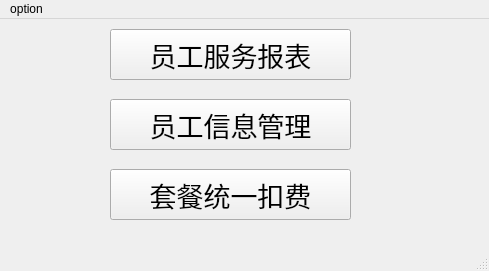
<?xml version="1.0" encoding="UTF-8"?>
<ui version="4.0">
 <class>adminwin</class>
 <widget class="QMainWindow" name="adminwin">
  <property name="geometry">
   <rect>
    <x>0</x>
    <y>0</y>
    <width>489</width>
    <height>271</height>
   </rect>
  </property>
  <property name="windowTitle">
   <string>MainWindow</string>
  </property>
  <widget class="QWidget" name="centralwidget">
   <widget class="QPushButton" name="pushButton">
    <property name="geometry">
     <rect>
      <x>110</x>
      <y>10</y>
      <width>241</width>
      <height>51</height>
     </rect>
    </property>
    <property name="font">
     <font>
      <pointsize>20</pointsize>
     </font>
    </property>
    <property name="text">
     <string>员工服务报表</string>
    </property>
   </widget>
   <widget class="QPushButton" name="pushButton_2">
    <property name="geometry">
     <rect>
      <x>110</x>
      <y>80</y>
      <width>241</width>
      <height>51</height>
     </rect>
    </property>
    <property name="font">
     <font>
      <pointsize>20</pointsize>
     </font>
    </property>
    <property name="text">
     <string>员工信息管理</string>
    </property>
   </widget>
   <widget class="QPushButton" name="pushButton_3">
    <property name="geometry">
     <rect>
      <x>110</x>
      <y>150</y>
      <width>241</width>
      <height>51</height>
     </rect>
    </property>
    <property name="font">
     <font>
      <pointsize>20</pointsize>
     </font>
    </property>
    <property name="text">
     <string>套餐统一扣费</string>
    </property>
   </widget>
  </widget>
  <widget class="QMenuBar" name="menubar">
   <property name="geometry">
    <rect>
     <x>0</x>
     <y>0</y>
     <width>489</width>
     <height>23</height>
    </rect>
   </property>
   <widget class="QMenu" name="menuoption">
    <property name="title">
     <string>option</string>
    </property>
    <widget class="QMenu" name="menuadvance">
     <property name="title">
      <string>advance</string>
     </property>
     <addaction name="actionrun_sql_2"/>
    </widget>
    <addaction name="menuadvance"/>
   </widget>
   <addaction name="menuoption"/>
  </widget>
  <widget class="QStatusBar" name="statusbar"/>
  <action name="actionrun_sql_2">
   <property name="text">
    <string>run sql</string>
   </property>
  </action>
 </widget>
 <resources/>
 <connections/>
</ui>
